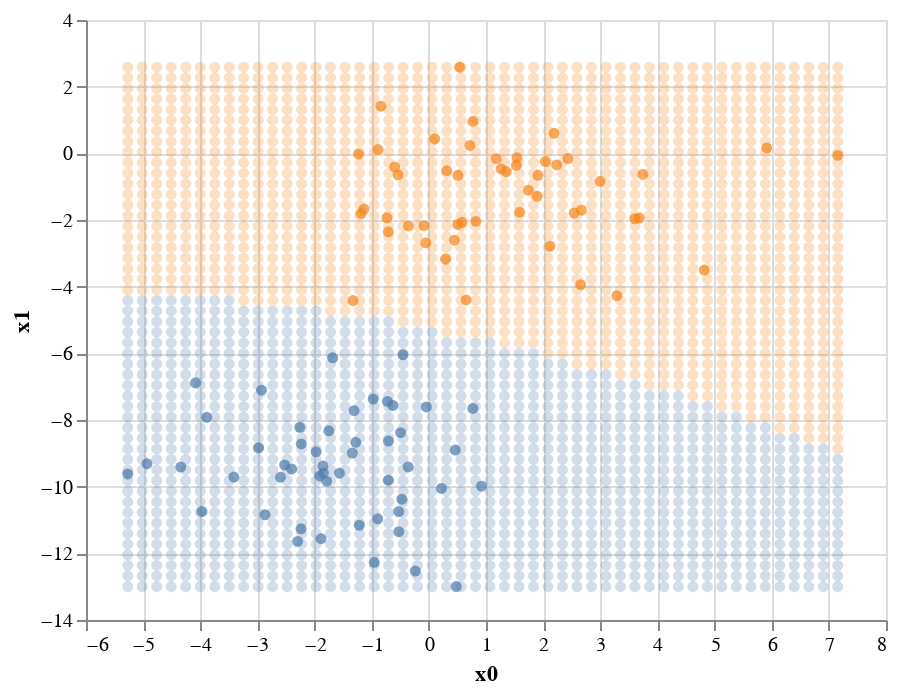

Source (notebook cell):
### Markdown cell above
# 5. In Depth: Naive Bayes Classification

> Naive Bayes models are a group of extremely fast and simple classification algorithms that are often suitable for very high-dimensional datasets.

> Because they are so fast and have so few tunable parameters, they end up being very useful as a quick-and-dirty baseline for a classification problem.

> Because naive Bayesian classifiers make such stringent assumptions about data, they will generally not perform as well as a more complicated model. That said, they have several advantages:
> - They are extremely fast for both training and prediction
> - They provide straightforward probabilistic prediction
> - They are often very easily interpretable
> - They have very few (if any) tunable parameters

> This means that clusters in high dimensions tend to be more separated, on average, than clusters in low dimensions, assuming the new dimensions actually add information. For this reason, simplistic classifiers like naive Bayes tend to work as well or better than more complicated classifiers as the dimensionality grows: once you have enough data, even a simple model can be very powerful.

\begin{align}
    P(L \mid \mathrm{features}) = \frac{ P(\mathrm{features} \mid L) P(L) }{ P(\mathrm{features}) } \\
\end{align}

\begin{align}
    \frac{ P(L_1 \mid \mathrm{features}) }{ P(L_2 \mid \mathrm{features}) } = \frac{ P(\mathrm{features} \mid L_1)P(L_1) }{ P(\mathrm{features} \mid L_2)P(L_2) }
\end{align}

> Such a model is called a *generative* model because it specifies the hypothetical random process that generates the data.

## Gaussian Naive Bayes

> In this classifier, the assumption is that *data from each label is drawn from a simple Gaussian distribution*.

### Code cell
from sklearn.datasets import make_blobs
from sklearn.naive_bayes import GaussianNB

X, y = make_blobs(100, 2, centers=2, random_state=2, cluster_std=1.5)
chart = (
    lambda data: alt.Chart(data, height=300, width=400)
    .mark_point(filled=True)
    .encode(x="x0", y="x1", color=alt.Color("y:N", legend=None))
)

chart(pd.DataFrame(X).add_prefix("x").assign(y=y)) + (
    chart(
        pd.DataFrame(
            np.array(
                np.meshgrid(
                    np.linspace(X[:, 0].min(), X[:, 0].max()),
                    np.linspace(X[:, 1].min(), X[:, 1].max()),
                )
            ).T.reshape(-1, 2)
        )
        .add_prefix("x")
        .assign(y=lambda df: GaussianNB().fit(X, y).predict(df))
    ).mark_point(filled=True, opacity=0.25)
)

### Figure 1 — Vega-Lite specification as saved in the notebook (floating-point values rounded to 4 significant figures; data arrays with more than 128 entries replaced by an {"elided": "..."} marker saying what was removed)
{"config": {"view": {"continuousWidth": 400, "continuousHeight": 300}}, "layer": [{"data": {"name": "data-eb7afe778726da98afcee3915dd33e12"}, "mark": {"type": "point", "filled": true}, "encoding": {"color": {"type": "nominal", "field": "y", "legend": null}, "x": {"type": "quantitative", "field": "x0"}, "y": {"type": "quantitative", "field": "x1"}}, "height": 300, "width": 400}, {"data": {"name": "data-5a060e47ebeec83bacbb595941410ce1"}, "mark": {"type": "point", "filled": true, "opacity": 0.25}, "encoding": {"color": {"type": "nominal", "field": "y", "legend": null}, "x": {"type": "quantitative", "field": "x0"}, "y": {"type": "quantitative", "field": "x1"}}, "height": 300, "width": 400}], "$schema": "https://vega.github.io/schema/vega-lite/v4.8.1.json", "datasets": {"data-eb7afe778726da98afcee3915dd33e12": [{"x0": 0.9214, "x1": -9.985, "y": 0}, {"x0": -5.269, "x1": -9.619, "y": 0}, {"x0": -0.4529, "x1": -6.043, "y": 0}, {"x0": -0.08563, "x1": -2.169, "y": 1}, {"x0": 1.532, "x1": -0.3602, "y": 1}, {"x0": -0.7244, "x1": -7.442, "y": 0}, {"x0": -0.5258, "x1": -11.35, "y": 0}, {"x0": -1.23, "x1": -0.02408, "y": 1}, {"x0": -2.26, "x1": -8.218, "y": 0}, {"x0": 0.7708, "x1": -7.655, "y": 0}, {"x0": 1.908, "x1": -0.6583, "y": 1}, {"x0": 2.997, "x1": -0.8396, "y": 1}, {"x0": -1.75, "x1": -8.325, "y": 0}, {"x0": 1.264, "x1": -0.4638, "y": 1}, {"x0": -2.928, "x1": -7.105, "y": 0}, {"x0": -1.187, "x1": -1.801, "y": 1}, {"x0": -0.7073, "x1": -8.632, "y": 0}, {"x0": -0.5979, "x1": -0.4061, "y": 1}, {"x0": -3.887, "x1": -7.92, "y": 0}, {"x0": -0.4937, "x1": -8.379, "y": 0}, {"x0": -0.9738, "x1": -7.371, "y": 0}, {"x0": 0.7184, "x1": 0.2362, "y": 1}, {"x0": 1.355, "x1": -0.5474, "y": 1}, {"x0": -0.4715, "x1": -10.38, "y": 0}, {"x0": -0.9559, "x1": -12.27, "y": 0}, {"x0": -2.597, "x1": -9.716, "y": 0}, {"x0": 0.4465, "x1": -2.608, "y": 1}, {"x0": -4.932, "x1": -9.312, "y": 0}, {"x0": -0.04305, "x1": -7.609, "y": 0}, {"x0": 0.6509, "x1": -4.398, "y": 1}, {"x0": 0.3119, "x1": -0.522, "y": 1}, {"x0": -0.8899, "x1": 0.1137, "y": 1}, {"x0": 2.192, "x1": 0.6004, "y": 1}, {"x0": -1.218, "x1": -11.16, "y": 0}, {"x0": -2.297, "x1": -11.64, "y": 0}, {"x0": -3.412, "x1": -9.712, "y": 0}, {"x0": -4.082, "x1": -6.885, "y": 0}, {"x0": -0.8389, "x1": 1.413, "y": 1}, {"x0": -0.8952, "x1": -10.96, "y": 0}, {"x0": 1.541, "x1": -0.1324, "y": 1}, {"x0": 2.237, "x1": -0.3476, "y": 1}, {"x0": -2.867, "x1": -10.84, "y": 0}, {"x0": -0.6299, "x1": -7.564, "y": 0}, {"x0": 1.74, "x1": -1.104, "y": 1}, {"x0": -1.327, "x1": -4.418, "y": 1}, {"x0": -1.564, "x1": -9.597, "y": 0}, {"x0": -0.5389, "x1": -0.645, "y": 1}, {"x0": 2.038, "x1": -0.2474, "y": 1}, {"x0": -2.237, "x1": -11.26, "y": 0}, {"x0": -0.7082, "x1": -2.355, "y": 1}, {"x0": -1.844, "x1": -9.593, "y": 0}, {"x0": 0.771, "x1": 0.9586, "y": 1}, {"x0": 2.543, "x1": -1.787, "y": 1}, {"x0": 0.579, "x1": -2.069, "y": 1}, {"x0": -2.402, "x1": -9.468, "y": 0}, {"x0": 2.121, "x1": -2.784, "y": 1}, {"x0": 0.4622, "x1": -8.902, "y": 0}, {"x0": 0.5079, "x1": -0.6578, "y": 1}, {"x0": -0.5273, "x1": -10.75, "y": 0}, {"x0": -0.3601, "x1": -2.18, "y": 1}, {"x0": 0.5057, "x1": -2.134, "y": 1}, {"x0": 3.291, "x1": -4.272, "y": 1}, {"x0": -1.973, "x1": -8.955, "y": 0}, {"x0": 0.5371, "x1": 2.584, "y": 1}, {"x0": 2.657, "x1": -3.941, "y": 1}, {"x0": -0.7094, "x1": -9.807, "y": 0}, {"x0": -1.909, "x1": -9.68, "y": 0}, {"x0": 0.8216, "x1": -2.041, "y": 1}, {"x0": 1.588, "x1": -1.765, "y": 1}, {"x0": 0.2204, "x1": -10.05, "y": 0}, {"x0": 3.682, "x1": -1.937, "y": 1}, {"x0": 3.746, "x1": -0.6325, "y": 1}, {"x0": 2.434, "x1": -0.156, "y": 1}, {"x0": 2.67, "x1": -1.705, "y": 1}, {"x0": -2.232, "x1": -8.719, "y": 0}, {"x0": 3.606, "x1": -1.965, "y": 1}, {"x0": -3.97, "x1": -10.74, "y": 0}, {"x0": -2.524, "x1": -9.35, "y": 0}, {"x0": -1.852, "x1": -9.382, "y": 0}, {"x0": -0.05464, "x1": -2.687, "y": 1}, {"x0": 0.4802, "x1": -13.0, "y": 0}, {"x0": -1.339, "x1": -8.992, "y": 0}, {"x0": 4.819, "x1": -3.503, "y": 1}, {"x0": 5.913, "x1": 0.1627, "y": 1}, {"x0": -0.2374, "x1": -12.53, "y": 0}, {"x0": -0.7333, "x1": -1.933, "y": 1}, {"x0": 1.18, "x1": -0.1588, "y": 1}, {"x0": -0.3631, "x1": -9.41, "y": 0}, {"x0": 0.1026, "x1": 0.4307, "y": 1}, {"x0": -1.309, "x1": -7.719, "y": 0}, {"x0": 7.156, "x1": -0.06187, "y": 1}, {"x0": -4.341, "x1": -9.412, "y": 0}, {"x0": -1.684, "x1": -6.134, "y": 0}, {"x0": -1.135, "x1": -1.671, "y": 1}, {"x0": -2.98, "x1": -8.832, "y": 0}, {"x0": -1.788, "x1": -9.836, "y": 0}, {"x0": 0.2907, "x1": -3.176, "y": 1}, {"x0": -1.886, "x1": -11.56, "y": 0}, {"x0": -1.28, "x1": -8.668, "y": 0}, {"x0": 1.896, "x1": -1.288, "y": 1}], "data-5a060e47ebeec83bacbb595941410ce1": {"elided": "2500 records"}}}
